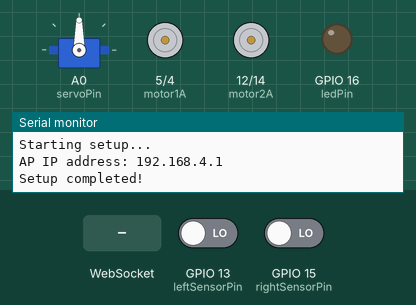
A sketch run on a simulated ESP8266 (NodeMCU). On the bench: servo, motor-driver pin pairs drawn as motors (green arrow = first pin HIGH = forward, orange = second pin HIGH = backward, longer = more drive), output pins drawn as LEDs (lit = HIGH), the last lines printed to the serial monitor. Inputs (shaded band) come from the test bench; at power-on: GPIO 13 (leftSensorPin) LOW, GPIO 15 (rightSensorPin) LOW. Storage starts empty.

Above: at 1.2 s.
1.3 s: WebSocket text "led_on" received
At 2.3 s:
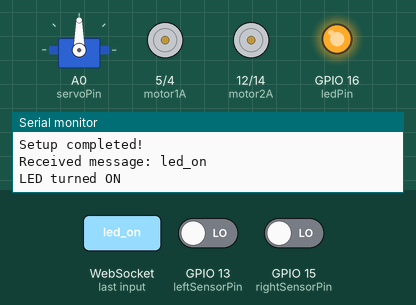
2.8 s: WebSocket text "servo" received
At 3.4 s:
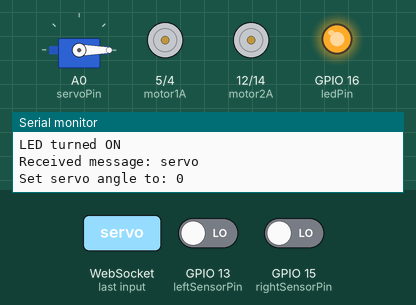
4.3 s: WebSocket text "led_off" received
At 4.6 s:
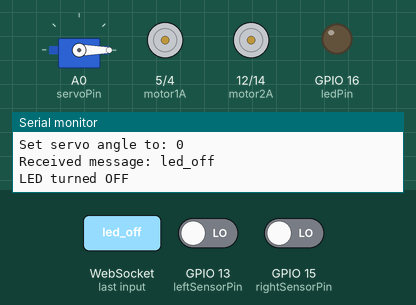
5.8 s: WebSocket text "start_following" received
At 7.0 s:
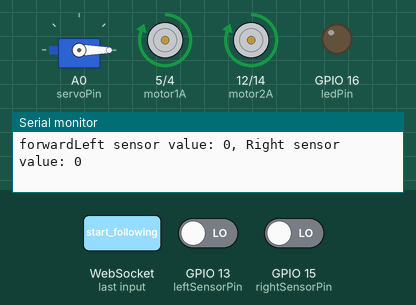
7.3 s: WebSocket text "led_on" received
At 8.4 s:
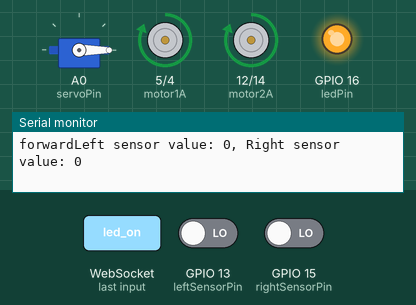
Timing chart, 0 to 9.8 s (numbered marks = the images above; inputs shaded):
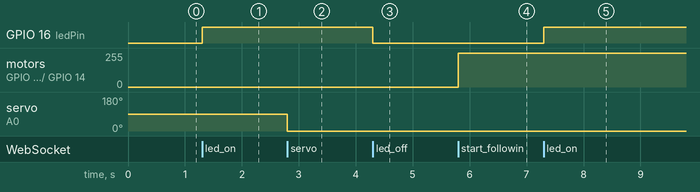

The sketch:

line-folowing-boxy.ino
```cpp
/*         Boxy~the~robot
    created by :kyle
    For: Reuseum Educational
        this is boxy line following
        controll code
        uses ir sensors
     .__________________.
     |                  |
     |     ~~      ~~   |
-----|      #       #   |-----
{<><}|          ^       |{<><}
{<><}|__________________|{<><}
-----                    -----*/
#include <ESP8266WiFi.h>
#include <ESP8266WebServer.h>
#include <WebSocketsServer.h>
#include <Servo.h>
#include "FS.h"

const char* apSSID = "boxy";
const char* apPassword = "";

ESP8266WebServer server(80);
WebSocketsServer webSocket(81);
Servo servo;
const int servoPin = A0; // Define servo pin
const int ledPin = 16; // Define LED pin
const int motor1A = 5;
const int motor1B = 4;
const int motor2A = 12;
const int motor2B = 14;
const int leftSensorPin = 13; // Define left sensor pin
const int rightSensorPin = 15; // Define right sensor pin

int maxspeed = 255;
bool lineFollowing = false;

void handleWebSocketMessage(uint8_t num, WStype_t type, uint8_t * payload, size_t length) {
  if (type == WStype_TEXT) {
    String message = String((char*)payload);
    Serial.print("Received message: ");
    Serial.println(message);
    if (message == "led_on") {
      digitalWrite(ledPin, HIGH);
      Serial.println("LED turned ON");
    } else if (message == "led_off") {
      digitalWrite(ledPin, LOW);
      Serial.println("LED turned OFF");
    } else if (message.startsWith("servo")) {
      int angle = message.substring(6).toInt();
      servo.write(angle);
      Serial.print("Set servo angle to: ");
      Serial.println(angle);
    } else if (message.startsWith("speed")) {
      int speed = message.substring(6).toInt();
      maxspeed = speed;
      Serial.print("Set max speed to: ");
      Serial.println(maxspeed);
    } else if (message == "start_following") {
      lineFollowing = true;
      Serial.println("Started following line");
    } else if (message == "stop_following") {
      lineFollowing = false;
      Serial.println("Stopped following line");
    }
  }
}

void setup() {
  Serial.begin(115200);
  Serial.println("Starting setup...");
  WiFi.softAP(apSSID, apPassword);
  IPAddress myIP = WiFi.softAPIP();
  Serial.print("AP IP address: ");
  Serial.println(myIP);

  pinMode(ledPin, OUTPUT);
  pinMode(motor1A, OUTPUT);
  pinMode(motor1B, OUTPUT);
  pinMode(motor2A, OUTPUT);
  pinMode(motor2B, OUTPUT);
  pinMode(leftSensorPin, INPUT);
  pinMode(rightSensorPin, INPUT);
  servo.attach(servoPin);
  servo.write(90);

  if (!SPIFFS.begin()) {
    Serial.println("Failed to mount file system");
    return;
  }

  server.serveStatic("/", SPIFFS, "/line.html");
  server.begin();
  webSocket.begin();
  webSocket.onEvent(handleWebSocketMessage);

  Serial.println("Setup completed!");
}

void loop() {
  webSocket.loop();
  server.handleClient();

  if (lineFollowing) {
    lineFollow();
  }
}

void lineFollow() {
  int leftSensorValue = digitalRead(leftSensorPin);
  int rightSensorValue = digitalRead(rightSensorPin);

  Serial.print("Left sensor value: ");
  Serial.print(leftSensorValue);
  Serial.print(", Right sensor value: ");
  Serial.println(rightSensorValue);

  if (leftSensorValue == LOW && rightSensorValue == LOW) {
    analogWrite(motor1A, maxspeed);
    digitalWrite(motor1B, LOW);
    analogWrite(motor2A, maxspeed);
    digitalWrite(motor2B, LOW);
    Serial.print("forward");
  } else if (leftSensorValue == LOW && rightSensorValue == HIGH) {
    analogWrite(motor1A, maxspeed);
    digitalWrite(motor1B, LOW);
    analogWrite(motor2A, LOW);
    digitalWrite(motor2B, maxspeed);
    Serial.print("LEFT");
  } else if (leftSensorValue == HIGH && rightSensorValue == LOW) {
    analogWrite(motor1A, LOW);
    digitalWrite(motor1B, maxspeed);
    analogWrite(motor2A, maxspeed);
    digitalWrite(motor2B, LOW);
       Serial.print("RIGHT");
  } else {
    digitalWrite(motor1A, LOW);
    digitalWrite(motor1B, LOW);
    digitalWrite(motor2A, LOW);
    digitalWrite(motor2B, LOW);
       Serial.print("STOP");
  }
}
```

Measured:
- after the input at 1.3 s, GPIO 16 (ledPin): LOW → HIGH at once
- after the input at 2.8 s, servo on A0 (servoPin): 90° → 0° at once
- after the input at 4.3 s, GPIO 16 (ledPin): HIGH → LOW at once
- after the input at 5.8 s, motor on GPIO 5 (motor1A) / GPIO 4 (motor1B), motor on GPIO 12 (motor2A) / GPIO 14 (motor2B): stopped → forward 255/255 at once
- after the input at 7.3 s, GPIO 16 (ledPin): LOW → HIGH at once
